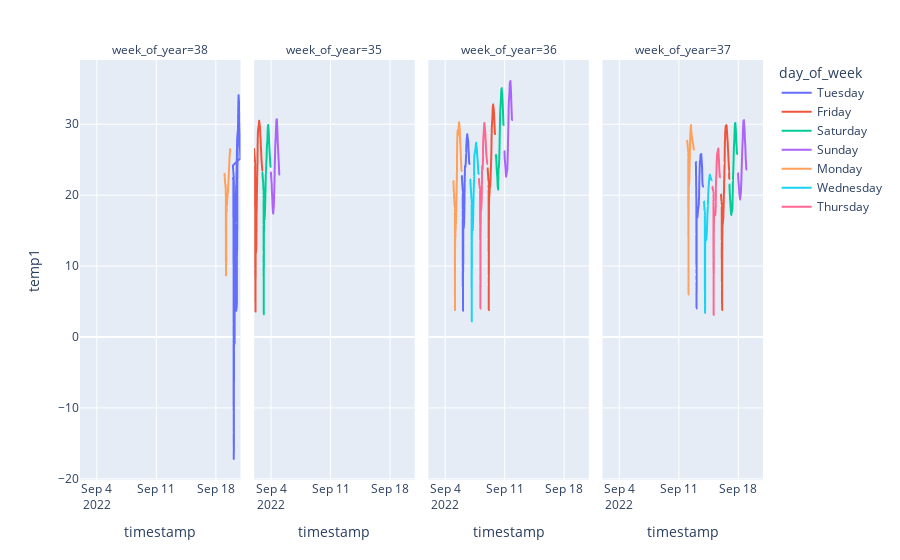

Notebook code for this chart:
### Markdown cell above
# Searching for daily patterns
---

### Code cell
import plotly.express as px

fig = px.line(main_df, x="timestamp", y="temp1", color="day_of_week", facet_col="week_of_year")
fig.show()

### Figure 1 — Plotly figure (JSON) as saved in the notebook; plotly's stock layout.template omitted (floating-point values rounded to 4 significant figures; data arrays with more than 128 entries replaced by an {"elided": "..."} marker saying what was removed)
{"data": [{"hovertemplate": "day_of_week=Tuesday<br>week_of_year=38<br>timestamp=%{x}<br>temp1=%{y}<extra></extra>", "legendgroup": "Tuesday", "line": {"color": "#636efa", "dash": "solid"}, "marker": {"symbol": "circle"}, "mode": "lines", "name": "Tuesday", "showlegend": true, "type": "scattergl", "x": {"elided": "2526 str values"}, "xaxis": "x", "y": {"elided": "2526 float values"}, "yaxis": "y"}, {"hovertemplate": "day_of_week=Tuesday<br>week_of_year=36<br>timestamp=%{x}<br>temp1=%{y}<extra></extra>", "legendgroup": "Tuesday", "line": {"color": "#636efa", "dash": "solid"}, "marker": {"symbol": "circle"}, "mode": "lines", "name": "Tuesday", "showlegend": false, "type": "scattergl", "x": {"elided": "385 str values"}, "xaxis": "x3", "y": {"elided": "385 float values"}, "yaxis": "y3"}, {"hovertemplate": "day_of_week=Tuesday<br>week_of_year=37<br>timestamp=%{x}<br>temp1=%{y}<extra></extra>", "legendgroup": "Tuesday", "line": {"color": "#636efa", "dash": "solid"}, "marker": {"symbol": "circle"}, "mode": "lines", "name": "Tuesday", "showlegend": false, "type": "scattergl", "x": {"elided": "400 str values"}, "xaxis": "x4", "y": {"elided": "400 float values"}, "yaxis": "y4"}, {"hovertemplate": "day_of_week=Friday<br>week_of_year=35<br>timestamp=%{x}<br>temp1=%{y}<extra></extra>", "legendgroup": "Friday", "line": {"color": "#EF553B", "dash": "solid"}, "marker": {"symbol": "circle"}, "mode": "lines", "name": "Friday", "showlegend": true, "type": "scattergl", "x": {"elided": "408 str values"}, "xaxis": "x2", "y": {"elided": "408 float values"}, "yaxis": "y2"}, {"hovertemplate": "day_of_week=Friday<br>week_of_year=36<br>timestamp=%{x}<br>temp1=%{y}<extra></extra>", "legendgroup": "Friday", "line": {"color": "#EF553B", "dash": "solid"}, "marker": {"symbol": "circle"}, "mode": "lines", "name": "Friday", "showlegend": false, "type": "scattergl", "x": {"elided": "429 str values"}, "xaxis": "x3", "y": {"elided": "429 float values"}, "yaxis": "y3"}, {"hovertemplate": "day_of_week=Friday<br>week_of_year=37<br>timestamp=%{x}<br>temp1=%{y}<extra></extra>", "legendgroup": "Friday", "line": {"color": "#EF553B", "dash": "solid"}, "marker": {"symbol": "circle"}, "mode": "lines", "name": "Friday", "showlegend": false, "type": "scattergl", "x": {"elided": "431 str values"}, "xaxis": "x4", "y": {"elided": "431 float values"}, "yaxis": "y4"}, {"hovertemplate": "day_of_week=Saturday<br>week_of_year=35<br>timestamp=%{x}<br>temp1=%{y}<extra></extra>", "legendgroup": "Saturday", "line": {"color": "#00cc96", "dash": "solid"}, "marker": {"symbol": "circle"}, "mode": "lines", "name": "Saturday", "showlegend": true, "type": "scattergl", "x": {"elided": "415 str values"}, "xaxis": "x2", "y": {"elided": "415 float values"}, "yaxis": "y2"}, {"hovertemplate": "day_of_week=Saturday<br>week_of_year=36<br>timestamp=%{x}<br>temp1=%{y}<extra></extra>", "legendgroup": "Saturday", "line": {"color": "#00cc96", "dash": "solid"}, "marker": {"symbol": "circle"}, "mode": "lines", "name": "Saturday", "showlegend": false, "type": "scattergl", "x": ["2022-09-10T00:00:54+00:00", "2022-09-10T01:11:08+00:00", "2022-09-10T02:12:24+00:00", "2022-09-10T03:09:16+00:00", "2022-09-10T04:21:44+00:00", "2022-09-10T05:06:43+00:00", "2022-09-10T06:17:21+00:00", "2022-09-10T06:47:46+00:00", "2022-09-10T07:08:44+00:00", "2022-09-10T07:30:46+00:00", "2022-09-10T08:54:36+00:00", "2022-09-10T09:34:03+00:00", "2022-09-10T10:04:11+00:00", "2022-09-10T10:28:23+00:00", "2022-09-10T10:53:52+00:00", "2022-09-10T11:13:38+00:00", "2022-09-10T11:34:00+00:00", "2022-09-10T11:57:08+00:00", "2022-09-10T12:22:57+00:00", "2022-09-10T12:55:31+00:00", "2022-09-10T13:42:02+00:00", "2022-09-10T14:37:10+00:00", "2022-09-10T15:25:13+00:00", "2022-09-10T16:18:35+00:00", "2022-09-10T17:59:42+00:00", "2022-09-10T18:52:11+00:00", "2022-09-10T19:33:30+00:00", "2022-09-10T20:11:20+00:00", "2022-09-10T20:49:03+00:00", "2022-09-10T21:28:04+00:00"], "xaxis": "x3", "y": [25.7, 25.1, 24.1, 23.1, 22.4, 21.4, 20.8, 21.7, 22.7, 23.6, 24.1, 25.1, 26.1, 27.1, 28.1, 29.1, 30.1, 31, 31.8, 32.4, 32.9, 33.8, 34.8, 35.1, 34.2, 33.4, 32.5, 31.7, 30.8, 29.9], "yaxis": "y3"}, {"hovertemplate": "day_of_week=Saturday<br>week_of_year=37<br>timestamp=%{x}<br>temp1=%{y}<extra></extra>", "legendgroup": "Saturday", "line": {"color": "#00cc96", "dash": "solid"}, "marker": {"symbol": "circle"}, "mode": "lines", "name": "Saturday", "showlegend": false, "type": "scattergl", "x": ["2022-09-17T00:15:15+00:00", "2022-09-17T01:03:09+00:00", "2022-09-17T01:47:47+00:00", "2022-09-17T02:55:03+00:00", "2022-09-17T04:01:23+00:00", "2022-09-17T05:14:23+00:00", "2022-09-17T08:39:09+00:00", "2022-09-17T09:05:08+00:00", "2022-09-17T09:43:17+00:00", "2022-09-17T10:05:40+00:00", "2022-09-17T10:15:17+00:00", "2022-09-17T10:15:18+00:00", "2022-09-17T10:15:21+00:00", "2022-09-17T10:15:23+00:00", "2022-09-17T10:16:00+00:00", "2022-09-17T10:16:01+00:00", "2022-09-17T10:16:02+00:00", "2022-09-17T10:17:47+00:00", "2022-09-17T10:18:00+00:00", "2022-09-17T10:18:22+00:00", "2022-09-17T10:18:29+00:00", "2022-09-17T10:18:31+00:00", "2022-09-17T10:19:27+00:00", "2022-09-17T10:52:50+00:00", "2022-09-17T11:34:46+00:00", "2022-09-17T12:03:04+00:00", "2022-09-17T12:31:01+00:00", "2022-09-17T13:05:08+00:00", "2022-09-17T13:42:09+00:00", "2022-09-17T14:26:15+00:00", "2022-09-17T15:13:17+00:00", "2022-09-17T15:56:56+00:00", "2022-09-17T16:50:43+00:00", "2022-09-17T18:20:28+00:00", "2022-09-17T19:10:12+00:00", "2022-09-17T19:54:34+00:00", "2022-09-17T20:41:16+00:00", "2022-09-17T21:34:30+00:00"], "xaxis": "x4", "y": [21.5, 20.6, 19.7, 18.9, 18, 17.2, 18.2, 19.2, 20.6, 21.6, 22, 22, 22.1, 22.1, 22.1, 22.1, 22.1, 22.6, 22.7, 22.7, 22.7, 22.7, 22.6, 23.1, 24.1, 25, 26, 26.9, 27.4, 28.4, 29.3, 30.2, 30.2, 29.2, 28.3, 27.4, 26.7, 25.8], "yaxis": "y4"}, {"hovertemplate": "day_of_week=Sunday<br>week_of_year=35<br>timestamp=%{x}<br>temp1=%{y}<extra></extra>", "legendgroup": "Sunday", "line": {"color": "#ab63fa", "dash": "solid"}, "marker": {"symbol": "circle"}, "mode": "lines", "name": "Sunday", "showlegend": true, "type": "scattergl", "x": ["2022-09-04T00:09:33+00:00", "2022-09-04T01:15:59+00:00", "2022-09-04T02:22:11+00:00", "2022-09-04T02:56:35+00:00", "2022-09-04T03:42:52+00:00", "2022-09-04T04:31:22+00:00", "2022-09-04T05:26:17+00:00", "2022-09-04T06:26:06+00:00", "2022-09-04T08:16:32+00:00", "2022-09-04T08:58:30+00:00", "2022-09-04T09:27:52+00:00", "2022-09-04T09:51:52+00:00", "2022-09-04T10:17:57+00:00", "2022-09-04T10:39:58+00:00", "2022-09-04T11:07:20+00:00", "2022-09-04T11:37:50+00:00", "2022-09-04T12:06:00+00:00", "2022-09-04T12:36:23+00:00", "2022-09-04T13:13:10+00:00", "2022-09-04T14:00:53+00:00", "2022-09-04T14:38:30+00:00", "2022-09-04T15:18:04+00:00", "2022-09-04T16:02:18+00:00", "2022-09-04T17:04:28+00:00", "2022-09-04T17:52:26+00:00", "2022-09-04T18:40:52+00:00", "2022-09-04T19:16:23+00:00", "2022-09-04T19:51:40+00:00", "2022-09-04T20:30:41+00:00", "2022-09-04T21:16:00+00:00", "2022-09-04T22:03:51+00:00", "2022-09-04T22:51:23+00:00", "2022-09-04T23:43:33+00:00"], "xaxis": "x2", "y": [23.2, 22.3, 21.6, 20.7, 19.9, 18.9, 18, 17.4, 18.4, 19.3, 20.2, 21.2, 22.2, 23.2, 24.2, 25.2, 26.2, 27.1, 27.6, 28.4, 29.4, 30.3, 30.7, 30.7, 29.7, 28.7, 27.8, 27.1, 26.5, 25.6, 24.9, 24, 22.9], "yaxis": "y2"}, {"hovertemplate": "day_of_week=Sunday<br>week_of_year=36<br>timestamp=%{x}<br>temp1=%{y}<extra></extra>", "legendgroup": "Sunday", "line": {"color": "#ab63fa", "dash": "solid"}, "marker": {"symbol": "circle"}, "mode": "lines", "name": "Sunday", "showlegend": false, "type": "scattergl", "x": ["2022-09-11T00:29:51+00:00", "2022-09-11T01:11:34+00:00", "2022-09-11T02:24:51+00:00", "2022-09-11T03:43:44+00:00", "2022-09-11T04:54:40+00:00", "2022-09-11T08:21:07+00:00", "2022-09-11T08:59:03+00:00", "2022-09-11T09:32:06+00:00", "2022-09-11T10:04:13+00:00", "2022-09-11T10:27:36+00:00", "2022-09-11T10:51:18+00:00", "2022-09-11T11:12:21+00:00", "2022-09-11T11:32:22+00:00", "2022-09-11T11:53:46+00:00", "2022-09-11T12:17:08+00:00", "2022-09-11T12:45:52+00:00", "2022-09-11T13:22:23+00:00", "2022-09-11T14:16:35+00:00", "2022-09-11T15:04:37+00:00", "2022-09-11T15:53:15+00:00", "2022-09-11T17:06:06+00:00", "2022-09-11T18:21:24+00:00", "2022-09-11T19:00:16+00:00", "2022-09-11T19:37:03+00:00", "2022-09-11T20:09:11+00:00", "2022-09-11T20:46:48+00:00", "2022-09-11T21:30:06+00:00"], "xaxis": "x3", "y": [26.2, 25.2, 24.4, 23.5, 22.6, 23.6, 24.6, 25.6, 26.6, 27.6, 28.5, 29.4, 30.4, 31.4, 32.3, 33.1, 33.6, 34.4, 35.4, 36, 36.1, 35.1, 34.2, 33.2, 32.4, 31.6, 30.6], "yaxis": "y3"}, {"hovertemplate": "day_of_week=Sunday<br>week_of_year=37<br>timestamp=%{x}<br>temp1=%{y}<extra></extra>", "legendgroup": "Sunday", "line": {"color": "#ab63fa", "dash": "solid"}, "marker": {"symbol": "circle"}, "mode": "lines", "name": "Sunday", "showlegend": false, "type": "scattergl", "x": ["2022-09-18T00:28:07+00:00", "2022-09-18T01:39:25+00:00", "2022-09-18T03:05:40+00:00", "2022-09-18T04:30:39+00:00", "2022-09-18T06:16:44+00:00", "2022-09-18T08:37:35+00:00", "2022-09-18T09:23:12+00:00", "2022-09-18T10:05:09+00:00", "2022-09-18T10:39:03+00:00", "2022-09-18T11:14:00+00:00", "2022-09-18T11:49:52+00:00", "2022-09-18T12:24:48+00:00", "2022-09-18T13:03:41+00:00", "2022-09-18T13:47:07+00:00", "2022-09-18T14:27:23+00:00", "2022-09-18T15:07:19+00:00", "2022-09-18T15:57:09+00:00", "2022-09-18T16:59:18+00:00", "2022-09-18T18:34:31+00:00", "2022-09-18T19:21:13+00:00", "2022-09-18T20:05:49+00:00", "2022-09-18T20:51:35+00:00", "2022-09-18T21:41:47+00:00", "2022-09-18T22:18:22+00:00", "2022-09-18T23:15:34+00:00", "2022-09-18T23:45:24+00:00"], "xaxis": "x4", "y": [23.1, 22.1, 21.2, 20.2, 19.4, 20.4, 21.4, 22.4, 23.3, 24.2, 25.2, 26.1, 27.1, 27.8, 28.8, 29.7, 30.5, 30.6, 29.6, 28.8, 27.8, 27.1, 26.2, 25.2, 24.5, 23.6], "yaxis": "y4"}, {"hovertemplate": "day_of_week=Monday<br>week_of_year=38<br>timestamp=%{x}<br>temp1=%{y}<extra></extra>", "legendgroup": "Monday", "line": {"color": "#FFA15A", "dash": "solid"}, "marker": {"symbol": "circle"}, "mode": "lines", "name": "Monday", "showlegend": true, "type": "scattergl", "x": {"elided": "789 str values"}, "xaxis": "x", "y": {"elided": "789 float values"}, "yaxis": "y"}, {"hovertemplate": "day_of_week=Monday<br>week_of_year=36<br>timestamp=%{x}<br>temp1=%{y}<extra></extra>", "legendgroup": "Monday", "line": {"color": "#FFA15A", "dash": "solid"}, "marker": {"symbol": "circle"}, "mode": "lines", "name": "Monday", "showlegend": false, "type": "scattergl", "x": {"elided": "432 str values"}, "xaxis": "x3", "y": {"elided": "432 float values"}, "yaxis": "y3"}, {"hovertemplate": "day_of_week=Monday<br>week_of_year=37<br>timestamp=%{x}<br>temp1=%{y}<extra></extra>", "legendgroup": "Monday", "line": {"color": "#FFA15A", "dash": "solid"}, "marker": {"symbol": "circle"}, "mode": "lines", "name": "Monday", "showlegend": false, "type": "scattergl", "x": {"elided": "403 str values"}, "xaxis": "x4", "y": {"elided": "403 float values"}, "yaxis": "y4"}, {"hovertemplate": "day_of_week=Wednesday<br>week_of_year=36<br>timestamp=%{x}<br>temp1=%{y}<extra></extra>", "legendgroup": "Wednesday", "line": {"color": "#19d3f3", "dash": "solid"}, "marker": {"symbol": "circle"}, "mode": "lines", "name": "Wednesday", "showlegend": true, "type": "scattergl", "x": {"elided": "405 str values"}, "xaxis": "x3", "y": {"elided": "405 float values"}, "yaxis": "y3"}, {"hovertemplate": "day_of_week=Wednesday<br>week_of_year=37<br>timestamp=%{x}<br>temp1=%{y}<extra></extra>", "legendgroup": "Wednesday", "line": {"color": "#19d3f3", "dash": "solid"}, "marker": {"symbol": "circle"}, "mode": "lines", "name": "Wednesday", "showlegend": false, "type": "scattergl", "x": {"elided": "371 str values"}, "xaxis": "x4", "y": {"elided": "371 float values"}, "yaxis": "y4"}, {"hovertemplate": "day_of_week=Thursday<br>week_of_year=36<br>timestamp=%{x}<br>temp1=%{y}<extra></extra>", "legendgroup": "Thursday", "line": {"color": "#FF6692", "dash": "solid"}, "marker": {"symbol": "circle"}, "mode": "lines", "name": "Thursday", "showlegend": true, "type": "scattergl", "x": {"elided": "446 str values"}, "xaxis": "x3", "y": {"elided": "446 float values"}, "yaxis": "y3"}, {"hovertemplate": "day_of_week=Thursday<br>week_of_year=37<br>timestamp=%{x}<br>temp1=%{y}<extra></extra>", "legendgroup": "Thursday", "line": {"color": "#FF6692", "dash": "solid"}, "marker": {"symbol": "circle"}, "mode": "lines", "name": "Thursday", "showlegend": false, "type": "scattergl", "x": {"elided": "412 str values"}, "xaxis": "x4", "y": {"elided": "412 float values"}, "yaxis": "y4"}], "layout": {"annotations": [{"font": {}, "showarrow": false, "text": "week_of_year=38", "x": 0.1175, "xanchor": "center", "xref": "paper", "y": 1, "yanchor": "bottom", "yref": "paper"}, {"font": {}, "showarrow": false, "text": "week_of_year=35", "x": 0.3725, "xanchor": "center", "xref": "paper", "y": 1, "yanchor": "bottom", "yref": "paper"}, {"font": {}, "showarrow": false, "text": "week_of_year=36", "x": 0.6275, "xanchor": "center", "xref": "paper", "y": 1, "yanchor": "bottom", "yref": "paper"}, {"font": {}, "showarrow": false, "text": "week_of_year=37", "x": 0.8825, "xanchor": "center", "xref": "paper", "y": 1, "yanchor": "bottom", "yref": "paper"}], "legend": {"title": {"text": "day_of_week"}, "tracegroupgap": 0}, "margin": {"t": 60}, "xaxis": {"anchor": "y", "domain": [0, 0.235], "title": {"text": "timestamp"}}, "xaxis2": {"anchor": "y2", "domain": [0.255, 0.49], "matches": "x", "title": {"text": "timestamp"}}, "xaxis3": {"anchor": "y3", "domain": [0.51, 0.745], "matches": "x", "title": {"text": "timestamp"}}, "xaxis4": {"anchor": "y4", "domain": [0.765, 1.0], "matches": "x", "title": {"text": "timestamp"}}, "yaxis": {"anchor": "x", "domain": [0, 1], "title": {"text": "temp1"}}, "yaxis2": {"anchor": "x2", "domain": [0, 1], "matches": "y", "showticklabels": false}, "yaxis3": {"anchor": "x3", "domain": [0, 1], "matches": "y", "showticklabels": false}, "yaxis4": {"anchor": "x4", "domain": [0, 1], "matches": "y", "showticklabels": false}}}
